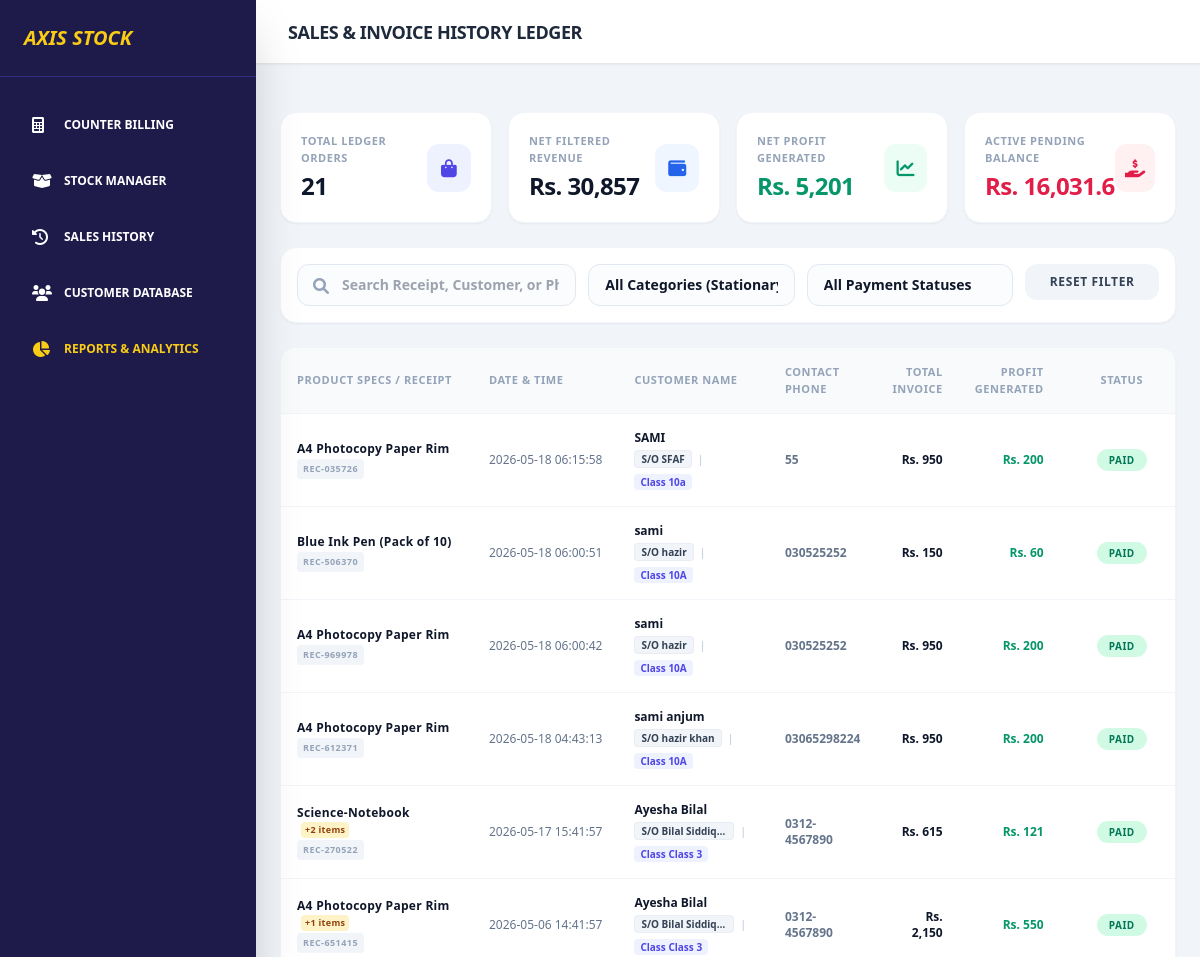
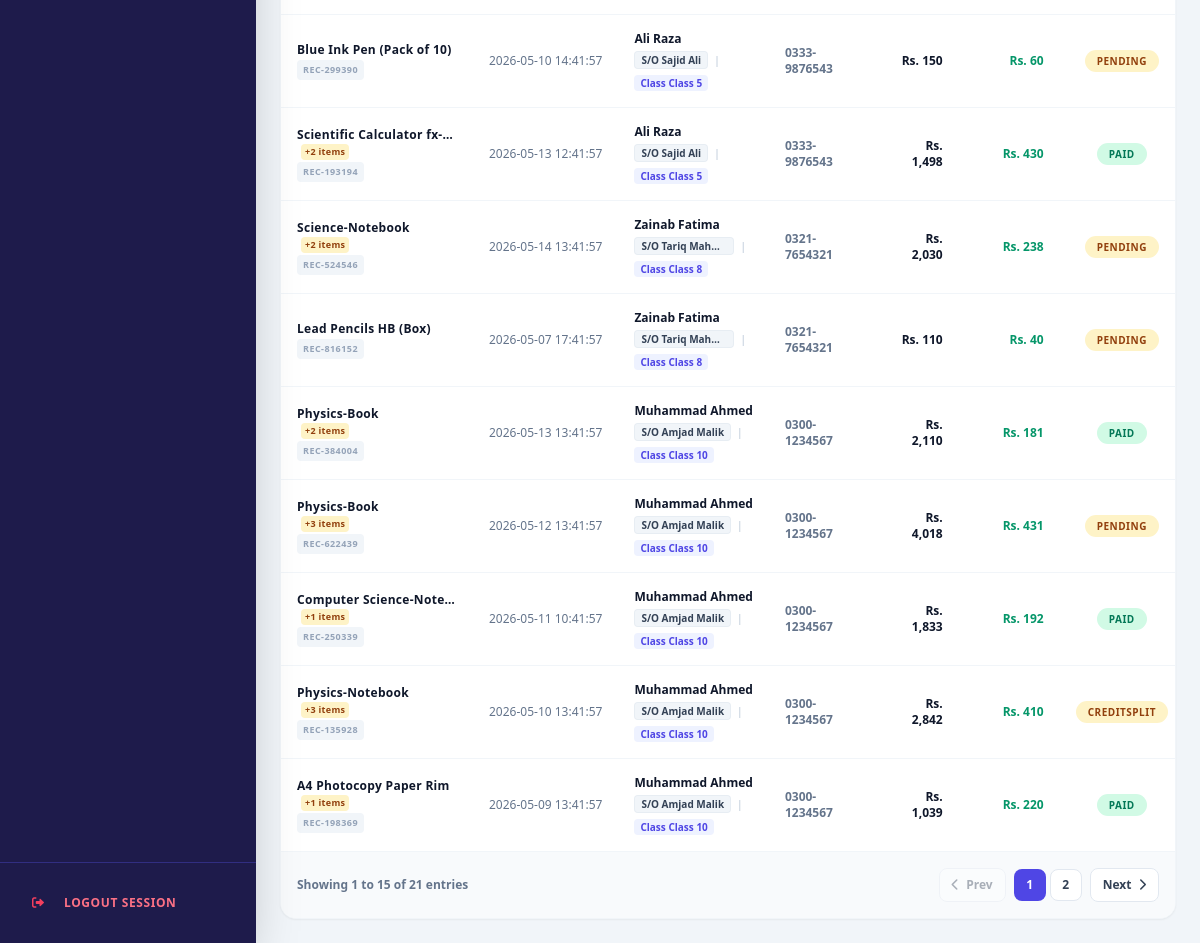
/sales (signed in), run on the app's committed database (2 pictures, top to bottom).
### tables this page shows
CREATE TABLE sales (
            id INTEGER PRIMARY KEY AUTOINCREMENT,
            receipt_number TEXT NOT NULL UNIQUE,
            student_name TEXT NOT NULL,
            father_name TEXT NOT NULL,
            cnic TEXT,
            student_class TEXT NOT NULL,
            phone_no TEXT NOT NULL,
            address TEXT,
            sale_type TEXT NOT NULL,
            total_amount REAL NOT NULL,
            cash_paid REAL DEFAULT 0.0,
            profit REAL DEFAULT 0.0,
            payment_status TEXT DEFAULT 'Paid',
            timestamp DATETIME DEFAULT CURRENT_TIMESTAMP
        );

### main.py (the view)
@app.get("/sales")
async def sales_page(request: Request):
    if not is_logged_in(request): return RedirectResponse(url="/login", status_code=303)
    conn = get_db()
    all_sales = conn.execute("SELECT * FROM sales ORDER BY id DESC").fetchall()
    items_query = """
        SELECT si.sale_id, si.qty, si.price, si.sku, p.name as product_name, p.category, p.subject, p.student_class
        FROM sale_items si
        LEFT JOIN products p ON si.product_id = p.id
    """
    all_items = conn.execute(items_query).fetchall()
    conn.close()
    sales_items_map = {}
    for item in all_items:
        s_id = item['sale_id']
        if s_id not in sales_items_map:
            sales_items_map[s_id] = []
        sales_items_map[s_id].append(item)
    return templates.TemplateResponse(request, "sales.html", {
        "active_page": "sales",
        "sales": all_sales,
        "items_map": json.dumps(sales_items_map)
    })

### templates/sales.html (shortened to what this page needs)
{% extends "index.html" %}
{% block header_title %}Sales & Invoice History Ledger{% endblock %}
{% block page_content %}
<div class="space-y-6 text-slate-900 selection:bg-indigo-500 selection:text-white">
    <div class="grid grid-cols-1 sm:grid-cols-2 lg:grid-cols-4 gap-4">
        <div class="bg-white p-5 rounded-2xl shadow-sm border border-slate-100 flex items-center justify-between">
            <div>
                <span class="block text-[11px] font-black uppercase text-slate-400 tracking-wider">Total Ledger Orders</span>
                <span class="text-2xl font-black tracking-tight text-slate-900 mt-1 block" id="statTotalOrders">{{ sales|length }}</span>
            </div>
            <div class="w-12 h-12 rounded-xl bg-indigo-50 text-indigo-600 flex items-center justify-center text-lg">
                <i class="fas fa-shopping-bag"></i>
            </div>
        </div>
        <div class="bg-white p-5 rounded-2xl shadow-sm border border-slate-100 flex items-center justify-between">
            <div>
                <span class="block text-[11px] font-black uppercase text-slate-400 tracking-wider">Net Filtered Revenue</span>
                <span class="text-2xl font-black tracking-tight text-slate-900 mt-1 block" id="totalRevenueBox">Rs. 0</span>
            </div>
            <div class="w-12 h-12 rounded-xl bg-blue-50 text-blue-600 flex items-center justify-center text-lg">
                <i class="fas fa-wallet"></i>
            </div>
        </div>
        <div class="bg-white p-5 rounded-2xl shadow-sm border border-slate-100 flex items-center justify-between">
            <div>
                <span class="block text-[11px] font-black uppercase text-slate-400 tracking-wider">Net Profit Generated</span>
                <span class="text-2xl font-black tracking-tight text-emerald-600 mt-1 block" id="totalProfitBox">Rs. 0</span>
            </div>
            <div class="w-12 h-12 rounded-xl bg-emerald-50 text-emerald-600 flex items-center justify-center text-lg">
                <i class="fas fa-chart-line"></i>
            </div>
        </div>
        <div class="bg-white p-5 rounded-2xl shadow-sm border border-slate-100 flex items-center justify-between">
            <div>
                <span class="block text-[11px] font-black uppercase text-slate-400 tracking-wider">Active Pending Balance</span>
                <span class="text-2xl font-black tracking-tight text-rose-600 mt-1 block" id="totalPendingBox">Rs. 0</span>
            </div>
            <div class="w-12 h-12 rounded-xl bg-rose-50 text-rose-600 flex items-center justify-center text-lg">
                <i class="fas fa-hand-holding-usd"></i>
            </div>
        </div>
    </div>
    <div class="bg-white p-4 rounded-2xl shadow-sm border border-slate-100 space-y-4">
        <div class="grid grid-cols-1 md:grid-cols-12 gap-3">
            <div class="relative md:col-span-4">
                <i class="fas fa-search absolute left-4 top-3.5 text-slate-400"></i>
                <input type="text" id="salesSearch" onkeyup="handleFilterChange()" placeholder="Search Receipt, Customer, or Phone..." class="w-full pl-11 pr-4 py-2.5 rounded-xl border border-slate-200 focus:outline-none focus:border-indigo-600 font-bold text-sm bg-slate-50/50">
            </div>
            <div class="md:col-span-3">
                <select id="categoryFilter" onchange="handleFilterChange()" class="w-full px-4 py-2.5 rounded-xl border border-slate-200 focus:outline-none focus:border-indigo-600 font-bold text-sm bg-slate-50/50 appearance-none cursor-pointer">
                    <option value="ALL">All Categories (Stationary, Books, Notebooks)</option>
                </select>
            </div>
            <div class="md:col-span-3">
                <select id="statusFilter" onchange="handleFilterChange()" class="w-full px-4 py-2.5 rounded-xl border border-slate-200 focus:outline-none focus:border-indigo-600 font-bold text-sm bg-slate-50/50 appearance-none cursor-pointer">
                    <option value="ALL">All Payment Statuses</option>
                </select>
            </div>
            <div class="md:col-span-2">
                <button onclick="resetAllFilters()" class="w-full py-2.5 rounded-xl bg-slate-100 hover:bg-slate-200 text-slate-700 font-black text-xs uppercase tracking-wider transition-all">
                    Reset Filter
                </button>
            </div>
        </div>
    </div>
    <div class="bg-white rounded-2xl shadow-sm overflow-hidden border border-slate-100">
        <div class="overflow-x-auto">
            <table class="w-full text-left border-collapse" id="salesTableLedger">
                <thead>
                    <tr class="bg-slate-50 border-b border-slate-100 text-slate-400 text-[11px] font-black uppercase tracking-wider">
                        <th class="p-4">Product Specs / Receipt</th>
                        <th class="p-4">Date & Time</th>
                        <th class="p-4">Customer Name</th>
                        <th class="p-4">Contact Phone</th>
                        <th class="p-4 text-right">Total Invoice</th>
                        <th class="p-4 text-right">Profit Generated</th>
                        <th class="p-4 text-center">Status</th>
                    </tr>
                </thead>
                <tbody class="divide-y divide-slate-100 font-bold text-xs text-slate-700" id="salesTableBody">
                    {% for sale in sales %}
                    <tr class="hover:bg-slate-50/80 transition-colors sales-row"
                        data-id="{{ sale.id }}"
                        data-revenue="{{ sale.total_amount }}"
                        data-profit="{{ sale.profit }}"
                        data-cash="{{ sale.cash_paid }}"
                        data-status="{{ sale.payment_status }}">
                        <td class="p-4 text-indigo-600 font-black tracking-wide max-w-[200px]">
                            <div class="truncate text-slate-900 font-black text-xs id-product-display" data-sale-id="{{ sale.id }}">
                            </div>
                            <span class="text-[9px] font-bold uppercase tracking-wider text-slate-400 block mt-0.5 bg-slate-100 px-1.5 py-0.5 rounded w-max">{{ sale.receipt_number }}</span>
                        </td>
                        <td class="p-4 text-slate-500 font-medium whitespace-nowrap">{{ sale.timestamp }}</td>
                        <td class="p-4 text-slate-800 max-w-[250px]">
                            {% if sale.student_name %}
                                <div class="flex flex-col gap-1">
                                    <span class="font-black text-slate-900 truncate block max-w-[220px]" title="{{ sale.student_name }}">{{ sale.student_name }}</span>
                                    <div class="flex items-center gap-1.5 flex-wrap text-[10px] font-bold text-slate-500">
                                        <span class="bg-slate-100 text-slate-700 px-1.5 py-0.2 rounded border border-slate-200/60 truncate max-w-[100px]" title="Father Name">S/O {{ sale.father_name }}</span>
                                        <span class="text-slate-300">|</span>
                                        <span class="bg-indigo-50 text-indigo-600 px-1.5 py-0.2 rounded font-black">Class {{ sale.student_class }}</span>
                                    </div>
                                </div>
                            {% else %}
                                <span class="font-bold text-slate-400 italic">Walk-in Customer</span>
                            {% endif %}
                        </td>
                        <td class="p-4 text-slate-500">{{ sale.phone_no if sale.phone_no else "N/A" }}</td>
                        <td class="p-4 text-right text-slate-900 font-black">Rs. {{ "{:,.0f}".format(sale.total_amount) }}</td>
                        <td class="p-4 text-right text-emerald-600 font-black">Rs. {{ "{:,.0f}".format(sale.profit) }}</td>
                        <td class="p-4 text-center">
                            <span class="px-3 py-1 rounded-full text-[10px] font-black uppercase tracking-wider {% if sale.payment_status == 'Paid' %}bg-emerald-100 text-emerald-700{% else %}bg-amber-100 text-amber-800{% endif %}">
                                {{ sale.payment_status }}
                            </span>
                        </td>
                    </tr>
                    {% endfor %}
                </tbody>
            </table>
        </div>
        <div class="p-4 bg-slate-50 border-t border-slate-100 flex flex-col sm:flex-row justify-between items-center gap-4 text-xs font-bold text-slate-500">
            <div id="paginationMetrics">Showing 0 to 0 of 0 entries</div>
            <div class="flex items-center gap-2">
                <button onclick="changeCurrentPage(-1)" id="btnPrevPage" class="px-3 py-2 rounded-lg bg-white border border-slate-200 text-slate-700 hover:bg-slate-100 disabled:opacity-40 font-black transition">
                    <i class="fas fa-chevron-left mr-1"></i> Prev
                </button>
                <div class="flex items-center gap-1" id="paginationNumbersContainer"></div>
                <button onclick="changeCurrentPage(1)" id="btnNextPage" class="px-3 py-2 rounded-lg bg-white border border-slate-200 text-slate-700 hover:bg-slate-100 disabled:opacity-40 font-black transition">
                    Next <i class="fas fa-chevron-right ml-1"></i>
                </button>
            </div>
        </div>
    </div>
</div>
{% endblock %}

### data on the page
sales: receipt_number "REC-035726", timestamp "2026-05-18 06:15:58", student_name "SAMI", father_name "SFAF", student_class "10a", phone_no "55", total_amount "950", profit "200", payment_status "PAID"
sales: receipt_number "REC-506370", timestamp "2026-05-18 06:00:51", student_name "sami", father_name "hazir", student_class "10A", phone_no "030525252", total_amount "150", profit "60", payment_status "PAID"
sales: receipt_number "REC-969978", timestamp "2026-05-18 06:00:42", student_name "sami", father_name "hazir", student_class "10A", phone_no "030525252", total_amount "950", profit "200", payment_status "PAID"
sales: receipt_number "REC-612371", timestamp "2026-05-18 04:43:13", student_name "sami anjum", father_name "hazir khan", student_class "10A", phone_no "03065298224", total_amount "950", profit "200", payment_status "PAID"
sales: receipt_number "REC-270522", timestamp "2026-05-17 15:41:57", student_name "Ayesha Bilal", father_name "Bilal Siddiq…", student_class "Class 3", phone_no "0312-4567890", total_amount "615", profit "121", payment_status "PAID"
sales: receipt_number "REC-651415", timestamp "2026-05-06 14:41:57", student_name "Ayesha Bilal", father_name "Bilal Siddiq…", student_class "Class 3", phone_no "0312-4567890", total_amount "2,150", profit "550", payment_status "PAID"
sales: receipt_number "REC-299390", timestamp "2026-05-10 14:41:57", student_name "Ali Raza", father_name "Sajid Ali", student_class "Class 5", phone_no "0333-9876543", total_amount "150", profit "60", payment_status "PENDING"
sales: receipt_number "REC-193194", timestamp "2026-05-13 12:41:57", student_name "Ali Raza", father_name "Sajid Ali", student_class "Class 5", phone_no "0333-9876543", total_amount "1,498", profit "430", payment_status "PAID"
sales: receipt_number "REC-524546", timestamp "2026-05-14 13:41:57", student_name "Zainab Fatima", father_name "Tariq Mah…", student_class "Class 8", phone_no "0321-7654321", total_amount "2,030", profit "238", payment_status "PENDING"
sales: receipt_number "REC-816152", timestamp "2026-05-07 17:41:57", student_name "Zainab Fatima", father_name "Tariq Mah…", student_class "Class 8", phone_no "0321-7654321", total_amount "110", profit "40", payment_status "PENDING"
sales: receipt_number "REC-384004", timestamp "2026-05-13 13:41:57", student_name "Muhammad Ahmed", father_name "Amjad Malik", student_class "Class 10", phone_no "0300-1234567", total_amount "2,110", profit "181", payment_status "PAID"
sales: receipt_number "REC-622439", timestamp "2026-05-12 13:41:57", student_name "Muhammad Ahmed", father_name "Amjad Malik", student_class "Class 10", phone_no "0300-1234567", total_amount "4,018", profit "431", payment_status "PENDING"
sales: receipt_number "REC-250339", timestamp "2026-05-11 10:41:57", student_name "Muhammad Ahmed", father_name "Amjad Malik", student_class "Class 10", phone_no "0300-1234567", total_amount "1,833", profit "192", payment_status "PAID"
sales: receipt_number "REC-135928", timestamp "2026-05-10 13:41:57", student_name "Muhammad Ahmed", father_name "Amjad Malik", student_class "Class 10", phone_no "0300-1234567", total_amount "2,842", profit "410", payment_status "CREDITSPLIT"
sales: receipt_number "REC-198369", timestamp "2026-05-09 13:41:57", student_name "Muhammad Ahmed", father_name "Amjad Malik", student_class "Class 10", phone_no "0300-1234567", total_amount "1,039", profit "220", payment_status "PAID"

### other printed values
{{ sales|length }} "21"
